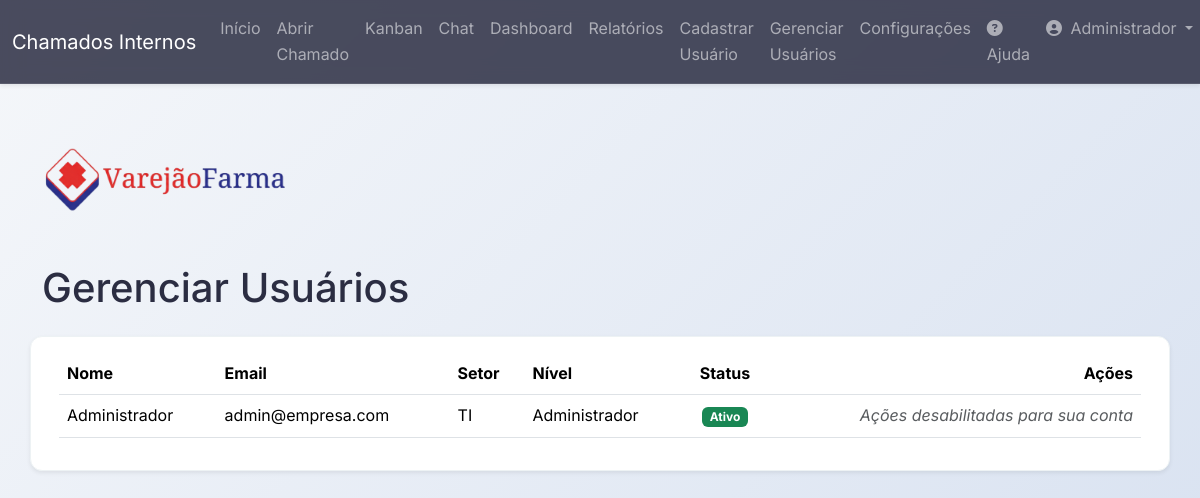
Screenshot of /users (signed in) with the database file from the repository.
### app/models.py (models this page shows, shortened)
class User(db.Model, UserMixin):
    id = db.Column(db.Integer, primary_key=True)
    name = db.Column(db.String(100), nullable=False)
    email = db.Column(db.String(120), unique=True, nullable=False)
    sector = db.Column(db.String(50), nullable=False)
    password = db.Column(db.String(128), nullable=False)
    access_level = db.Column(db.String(20), nullable=False, default='colaborador')
    is_active = db.Column(db.Boolean, nullable=False, default=True)
    created_at = db.Column(db.DateTime, default=datetime.utcnow)
    tickets_created = db.relationship('Ticket', backref='author', lazy=True, foreign_keys='Ticket.user_id')
    tickets_assigned = db.relationship('Ticket', backref='assignee_user', lazy=True, foreign_keys='Ticket.assigned_to')
    comments = db.relationship('Comment', backref='comment_author', lazy=True)

class SystemSettings(db.Model):
    id = db.Column(db.Integer, primary_key=True)
    auto_close_days = db.Column(db.Integer, default=7)
    logo_filename = db.Column(db.String(100), nullable=True)

### app/routes.py (the view, shortened to what this page needs)
@main.route('/users', methods=['GET', 'POST'])
@login_required
def user_management():
    if not is_admin(): abort(403)
    form = ChangePasswordForm()
    users = User.query.order_by(User.name).all()
    return render_template('user_management.html', title='Gerenciar Usuários', users=users, form=form)

### app/__init__.py (called while the page is built)
@login_manager.user_loader
def load_user(user_id):
    from app.models import User
    return User.query.get(int(user_id))

### app/routes.py (called while the page is built)
@main.context_processor
def inject_system_settings():
    settings = SystemSettings.query.first()
    return dict(system_settings=settings)

def is_admin():
    return current_user.is_authenticated and current_user.access_level == 'administrador'

### app/templates/user_management.html (shortened to what this page needs)
{% extends "base.html" %}
{% block content %}
 <div class="row mt-4">
    <div class="col-12 mb-3">
<img src="{% if system_settings and system_settings.logo_filename %}{{ url_for('static', filename='uploads/' + system_settings.logo_filename) }}{% else %}https://neosul.com.br/clientes/1/img/logo.png{% endif %}" alt="Logo" style="max-width: 250px; height: auto;">
    </div>
    <h1 class="mb-4">Gerenciar Usuários</h1>
    <div class="card shadow-sm">
        <div class="card-body">
            <div class="table-responsive">
                <table class="table table-hover align-middle">
                    <thead>
                        <tr>
                            <th>Nome</th>
                            <th>Email</th>
                            <th>Setor</th>
                            <th>Nível</th>
                            <th class="text-center">Status</th>
                            <th class="text-end">Ações</th>
                        </tr>
                    </thead>
                    <tbody>
                        {% for user in users %}
                        <tr>
                            <td>{{ user.name }}</td>
                            <td>{{ user.email }}</td>
                            <td>{{ user.sector }}</td>
                            <td>{{ user.access_level.capitalize() }}</td>
                            <td class="text-center">
                                {% if user.is_active %}
                                    <span class="badge bg-success">Ativo</span>
                                {% else %}
                                    <span class="badge bg-danger">Bloqueado</span>
                                {% endif %}
                            </td>
                            <td class="text-end">
                                {% if user.id != current_user.id %}
                                <div class="btn-group">
                                    <button type="button" class="btn btn-sm btn-outline-secondary" data-bs-toggle="modal" data-bs-target="#changePasswordModal" data-user-id="{{ user.id }}" data-user-name="{{ user.name }}">
                                        <i class="fas fa-key"></i> Senha
                                    </button>
                                    <form action="{{ url_for('main.toggle_user_status', user_id=user.id) }}" method="POST" class="d-inline">
                                        {% if user.is_active %}
                                            <button type="submit" class="btn btn-sm btn-outline-warning">
                                                <i class="fas fa-lock"></i> Bloquear
                                            </button>
                                        {% else %}
                                            <button type="submit" class="btn btn-sm btn-outline-success">
                                                <i class="fas fa-unlock"></i> Ativar
                                            </button>
                                        {% endif %}
                                    </form>
                                    <button type="button" class="btn btn-sm btn-outline-danger" data-bs-toggle="modal" data-bs-target="#deleteUserModal" data-user-id="{{ user.id }}" data-user-name="{{ user.name }}">
                                        <i class="fas fa-trash"></i> Excluir
                                    </button>
                                </div>
                                {% else %}
                                    <span class="text-muted fst-italic">Ações desabilitadas para sua conta</span>
                                {% endif %}
                            </td>
                        </tr>
                        {% endfor %}
                    </tbody>
                </table>
            </div>
        </div>
    </div>
{% endblock content %}

### app/templates/components/navbar.html (shortened to what this page needs)
<nav class="navbar navbar-expand-xl navbar-dark shadow-sm sticky-top glass-navbar">
    <div class="container-fluid">
        <a class="navbar-brand" href="{{ url_for('main.home') }}">Chamados Internos</a>
        <div class="collapse navbar-collapse" id="navbarNav">
            <ul class="navbar-nav me-auto mb-2 mb-lg-0">
                {% if current_user.is_authenticated %}
                    <li class="nav-item">
                        <a class="nav-link" href="{{ url_for('main.home') }}">Início</a>
                    </li>
                    <li class="nav-item">
                        <a class="nav-link" href="{{ url_for('main.create_ticket') }}">Abrir Chamado</a>
                    </li>
                    <li class="nav-item">
                        <a class="nav-link" href="{{ url_for('main.tickets_kanban') }}">Kanban</a>
                    </li>
                    <li class="nav-item">
                        <a id="nav-chat-link" class="nav-link position-relative" href="{{ url_for('main.chat_users') }}">
                            Chat
                        </a>
                    </li>
                    {% if current_user.access_level in ['tecnico', 'administrador'] %}
                        <li class="nav-item">
                            <a class="nav-link" href="{{ url_for('main.dashboard') }}">Dashboard</a>
                        </li>
                        <li class="nav-item">
                            <a class="nav-link" href="{{ url_for('main.reports') }}">Relatórios</a>
                        </li>
                    {% endif %}
                    {% if current_user.access_level == 'administrador' %}
                        <li class="nav-item">
                            <a class="nav-link" href="{{ url_for('main.register') }}">Cadastrar Usuário</a>
                        </li>
                        <li class="nav-item">
                            <a class="nav-link" href="{{ url_for('main.user_management') }}">Gerenciar Usuários</a>
                        </li>
                        <li class="nav-item">
                            <a class="nav-link" href="{{ url_for('main.settings') }}">Configurações</a>
                        </li>
                    {% endif %}
                {% endif %}
            </ul>
            <ul class="navbar-nav ms-auto mb-2 mb-lg-0">
                {% if current_user.is_authenticated %}
                    <li class="nav-item">
                        <a class="nav-link" href="{{ url_for('main.help') }}"><i class="fas fa-question-circle me-1"></i>Ajuda</a>
                    </li>
                    <li class="nav-item dropdown">
                        <a class="nav-link dropdown-toggle" href="#" id="navbarDropdown" role="button" data-bs-toggle="dropdown" aria-expanded="false">
                            <i class="fas fa-user-circle me-1"></i> {{ current_user.name }}
                        </a>
                    </li>
                {% else %}
                    <li class="nav-item">
                        <a class="nav-link" href="{{ url_for('main.login') }}">Login</a>
                    </li>
                {% endif %}
            </ul>
        </div>
    </div>
</nav>

### app/static/css/style.css (style rules this page uses)
:root { --primary: #4361ee; --primary-hover: #3a56d4; --secondary: #7209b7; --accent: #4cc9f0; --success: #06d6a0; --warning: #ffd166; --danger: #ef476f; --info: #118ab2; --bg-main: #f8f9fc; --bg-white: #ffffff; --text-main: #2b2d42; --text-muted: #8d99ae; --border-color: #edf2f4; --card-shadow: 0 4px 6px -1px rgba(0, 0, 0, 0.05), 0 2px 4px -1px rgba(0, 0, 0, 0.03); --card-shadow-hover: 0 20px 25px -5px rgba(0, 0, 0, 0.05), 0 10px 10px -5px rgba(0, 0, 0, 0.02); --glass-bg: rgba(255, 255, 255, 0.7); --glass-border: rgba(255, 255, 255, 0.4); --radius-sm: 8px; --radius-md: 12px; --radius-lg: 18px; --transition: all 0.3s cubic-bezier(0.4, 0, 0.2, 1); }
body { background: radial-gradient(circle at top right, #fdfcfb 0%, #e2d1c3 100%); background: linear-gradient(135deg, #f5f7fa 0%, #d6e0f0 100%); background-attachment: fixed; color: var(--text-main); font-family: 'Inter', sans-serif; line-height: 1.6; }
.glass-navbar { background: rgba(43, 45, 66, 0.85); backdrop-filter: blur(10px); -webkit-backdrop-filter: blur(10px); border-bottom: 1px solid rgba(255, 255, 255, 0.1); }
.card { background: var(--bg-white); border: 1px solid var(--border-color); border-radius: var(--radius-md); box-shadow: var(--card-shadow); transition: var(--transition); overflow: hidden; }

### rows the page displays
User: name "Administrador", email "admin@empresa.com", sector "TI", access_level "Administrador", is_active "Ativo", shows "Ações desabilitadas para sua conta"
SystemSettings: logo_filename (picture)
